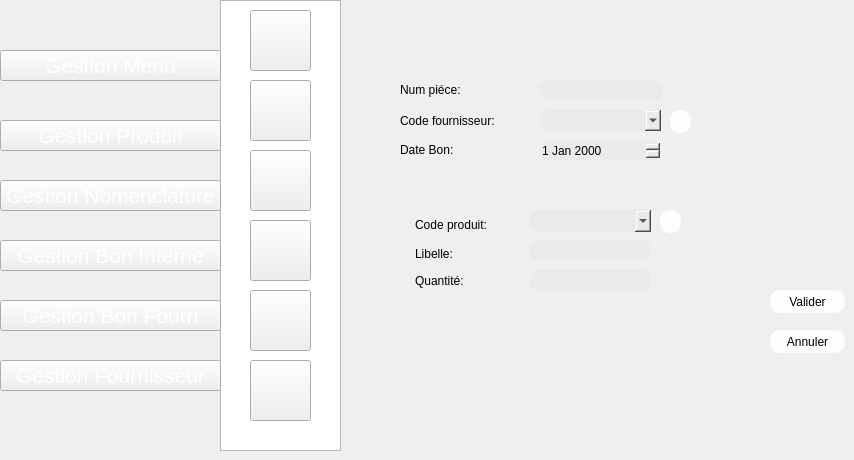
   <widget class="QWidget" name="page_43">
    <widget class="QPushButton" name="pushButton_507">
     <property name="geometry">
      <rect>
       <x>0</x>
       <y>50</y>
       <width>221</width>
       <height>31</height>
      </rect>
     </property>
     <property name="font">
      <font>
       <pointsize>16</pointsize>
       <weight>50</weight>
       <bold>false</bold>
      </font>
     </property>
     <property name="styleSheet">
      <string notr="true">color: rgb(255, 255, 255);

</string>
     </property>
     <property name="text">
      <string>Gestion Menu</string>
     </property>
    </widget>
    <widget class="QPushButton" name="pushButton_509">
     <property name="geometry">
      <rect>
       <x>0</x>
       <y>120</y>
       <width>221</width>
       <height>31</height>
      </rect>
     </property>
     <property name="font">
      <font>
       <pointsize>16</pointsize>
       <weight>50</weight>
       <bold>false</bold>
      </font>
     </property>
     <property name="styleSheet">
      <string notr="true">color: rgb(255, 255, 255);

</string>
     </property>
     <property name="text">
      <string>Gestion Produit</string>
     </property>
    </widget>
    <widget class="QPushButton" name="pushButton_510">
     <property name="geometry">
      <rect>
       <x>0</x>
       <y>180</y>
       <width>221</width>
       <height>31</height>
      </rect>
     </property>
     <property name="font">
      <font>
       <pointsize>16</pointsize>
       <weight>50</weight>
       <bold>false</bold>
      </font>
     </property>
     <property name="styleSheet">
      <string notr="true">color: rgb(255, 255, 255);

</string>
     </property>
     <property name="text">
      <string>Gestion Nomenclature</string>
     </property>
    </widget>
    <widget class="QPushButton" name="pushButton_511">
     <property name="geometry">
      <rect>
       <x>0</x>
       <y>360</y>
       <width>221</width>
       <height>31</height>
      </rect>
     </property>
     <property name="font">
      <font>
       <pointsize>16</pointsize>
       <weight>50</weight>
       <bold>false</bold>
      </font>
     </property>
     <property name="styleSheet">
      <string notr="true">color: rgb(255, 255, 255);

</string>
     </property>
     <property name="text">
      <string>Gestion Fournisseur</string>
     </property>
    </widget>
    <widget class="QPushButton" name="pushButton_512">
     <property name="geometry">
      <rect>
       <x>0</x>
       <y>240</y>
       <width>221</width>
       <height>31</height>
      </rect>
     </property>
     <property name="font">
      <font>
       <pointsize>16</pointsize>
       <weight>50</weight>
       <bold>false</bold>
      </font>
     </property>
     <property name="styleSheet">
      <string notr="true">color: rgb(255, 255, 255);

</string>
     </property>
     <property name="text">
      <string>Gestion Bon Interne</string>
     </property>
    </widget>
    <widget class="QPushButton" name="pushButton_513">
     <property name="geometry">
      <rect>
       <x>250</x>
       <y>150</y>
       <width>61</width>
       <height>61</height>
      </rect>
     </property>
     <property name="styleSheet">
      <string notr="true">image: url(:/new/prefix1/img/icon-afficher2.png);</string>
     </property>
     <property name="text">
      <string/>
     </property>
    </widget>
    <widget class="QPushButton" name="pushButton_514">
     <property name="geometry">
      <rect>
       <x>250</x>
       <y>10</y>
       <width>61</width>
       <height>61</height>
      </rect>
     </property>
     <property name="styleSheet">
      <string notr="true">image: url(:/new/prefix1/img/icon-ajout2.png);
background-image: url(:/new/prefix1/img/bg.png);</string>
     </property>
     <property name="text">
      <string/>
     </property>
    </widget>
    <widget class="QPushButton" name="pushButton_515">
     <property name="geometry">
      <rect>
       <x>250</x>
       <y>290</y>
       <width>61</width>
       <height>61</height>
      </rect>
     </property>
     <property name="styleSheet">
      <string notr="true">image: url(:/new/prefix1/img/aa.png);</string>
     </property>
     <property name="text">
      <string/>
     </property>
    </widget>
    <widget class="QPushButton" name="pushButton_516">
     <property name="geometry">
      <rect>
       <x>250</x>
       <y>220</y>
       <width>61</width>
       <height>61</height>
      </rect>
     </property>
     <property name="styleSheet">
      <string notr="true">image: url(:/new/prefix1/img/icon-supp2 (1).png);</string>
     </property>
     <property name="text">
      <string/>
     </property>
    </widget>
    <widget class="QListView" name="listView_38">
     <property name="geometry">
      <rect>
       <x>220</x>
       <y>0</y>
       <width>121</width>
       <height>451</height>
      </rect>
     </property>
     <property name="styleSheet">
      <string notr="true">background-image: url(:/new/prefix1/img/selected.png);</string>
     </property>
    </widget>
    <widget class="QPushButton" name="pushButton_517">
     <property name="geometry">
      <rect>
       <x>250</x>
       <y>80</y>
       <width>61</width>
       <height>61</height>
      </rect>
     </property>
     <property name="styleSheet">
      <string notr="true">image: url(:/new/prefix1/img/icon-modif2 (1).png);</string>
     </property>
     <property name="text">
      <string/>
     </property>
    </widget>
    <widget class="QPushButton" name="refprod_13">
     <property name="geometry">
      <rect>
       <x>670</x>
       <y>110</y>
       <width>21</width>
       <height>23</height>
      </rect>
     </property>
     <property name="styleSheet">
      <string notr="true">                                         border-radius: 10px;
background-color: rgb(253, 253, 253);
                                        
font: 9pt &quot;MS Reference Sans Serif&quot;;</string>
     </property>
     <property name="text">
      <string/>
     </property>
     <property name="icon">
      <iconset>
       <normaloff>../../1200px-Refresh_icon.svg.png</normaloff>../../1200px-Refresh_icon.svg.png</iconset>
     </property>
    </widget>
    <widget class="QDateEdit" name="dateEdit_9">
     <property name="geometry">
      <rect>
       <x>540</x>
       <y>140</y>
       <width>121</width>
       <height>21</height>
      </rect>
     </property>
     <property name="styleSheet">
      <string notr="true">                                         border-radius: 10px;
background-color: rgb(234, 234, 234);
font: 9pt &quot;MS Reference Sans Serif&quot;;</string>
     </property>
    </widget>
    <widget class="QLabel" name="label_185">
     <property name="geometry">
      <rect>
       <x>400</x>
       <y>110</y>
       <width>121</width>
       <height>21</height>
      </rect>
     </property>
     <property name="styleSheet">
      <string notr="true">                                     border-radius: 10px;
font: 9pt &quot;MS Reference Sans Serif&quot;;
</string>
     </property>
     <property name="text">
      <string>Code fournisseur:</string>
     </property>
    </widget>
    <widget class="QComboBox" name="comboBox_9">
     <property name="geometry">
      <rect>
       <x>540</x>
       <y>110</y>
       <width>121</width>
       <height>21</height>
      </rect>
     </property>
     <property name="styleSheet">
      <string notr="true">                                         border-radius: 10px;
background-color: rgb(234, 234, 234);
font: 9pt &quot;MS Reference Sans Serif&quot;;</string>
     </property>
    </widget>
    <widget class="QLineEdit" name="lineEdit_31">
     <property name="geometry">
      <rect>
       <x>540</x>
       <y>80</y>
       <width>123</width>
       <height>21</height>
      </rect>
     </property>
     <property name="styleSheet">
      <string notr="true">                                         border-radius: 10px;
background-color: rgb(234, 234, 234);
font: 9pt &quot;MS Reference Sans Serif&quot;;</string>
     </property>
    </widget>
    <widget class="QLabel" name="label_186">
     <property name="geometry">
      <rect>
       <x>400</x>
       <y>140</y>
       <width>121</width>
       <height>20</height>
      </rect>
     </property>
     <property name="styleSheet">
      <string notr="true">                                     border-radius: 10px;
font: 9pt &quot;MS Reference Sans Serif&quot;;
</string>
     </property>
     <property name="text">
      <string>Date Bon:</string>
     </property>
    </widget>
    <widget class="QLabel" name="label_187">
     <property name="geometry">
      <rect>
       <x>400</x>
       <y>79</y>
       <width>121</width>
       <height>21</height>
      </rect>
     </property>
     <property name="styleSheet">
      <string notr="true">                                     border-radius: 10px;
font: 9pt &quot;MS Reference Sans Serif&quot;;
</string>
     </property>
     <property name="text">
      <string>Num piéce:</string>
     </property>
    </widget>
    <widget class="QLabel" name="label_188">
     <property name="geometry">
      <rect>
       <x>415</x>
       <y>270</y>
       <width>101</width>
       <height>22</height>
      </rect>
     </property>
     <property name="styleSheet">
      <string notr="true">                                     border-radius: 10px;
font: 9pt &quot;MS Reference Sans Serif&quot;;
</string>
     </property>
     <property name="text">
      <string>Quantité:</string>
     </property>
    </widget>
    <widget class="QPushButton" name="pushButton_518">
     <property name="geometry">
      <rect>
       <x>770</x>
       <y>330</y>
       <width>75</width>
       <height>23</height>
      </rect>
     </property>
     <property name="styleSheet">
      <string notr="true">                                         border-radius: 10px;
background-color: rgb(253, 253, 253);
                                        
font: 9pt &quot;MS Reference Sans Serif&quot;;</string>
     </property>
     <property name="text">
      <string>Annuler</string>
     </property>
    </widget>
    <widget class="QPushButton" name="modifbonf">
     <property name="geometry">
      <rect>
       <x>770</x>
       <y>290</y>
       <width>75</width>
       <height>23</height>
      </rect>
     </property>
     <property name="styleSheet">
      <string notr="true">                                         border-radius: 10px;
background-color: rgb(253, 253, 253);
                                        
font: 9pt &quot;MS Reference Sans Serif&quot;;</string>
     </property>
     <property name="text">
      <string>Valider</string>
     </property>
    </widget>
    <widget class="QComboBox" name="comboBox_20">
     <property name="geometry">
      <rect>
       <x>530</x>
       <y>210</y>
       <width>121</width>
       <height>22</height>
      </rect>
     </property>
     <property name="styleSheet">
      <string notr="true">                                         border-radius: 10px;
background-color: rgb(234, 234, 234);
font: 9pt &quot;MS Reference Sans Serif&quot;;</string>
     </property>
    </widget>
    <widget class="QLineEdit" name="lineEdit_23">
     <property name="geometry">
      <rect>
       <x>530</x>
       <y>270</y>
       <width>121</width>
       <height>21</height>
      </rect>
     </property>
     <property name="styleSheet">
      <string notr="true">                                         border-radius: 10px;
background-color: rgb(234, 234, 234);
font: 9pt &quot;MS Reference Sans Serif&quot;;</string>
     </property>
    </widget>
    <widget class="QLabel" name="label_189">
     <property name="geometry">
      <rect>
       <x>415</x>
       <y>211</y>
       <width>101</width>
       <height>27</height>
      </rect>
     </property>
     <property name="styleSheet">
      <string notr="true">                                     border-radius: 10px;
font: 9pt &quot;MS Reference Sans Serif&quot;;
</string>
     </property>
     <property name="text">
      <string>Code produit:</string>
     </property>
    </widget>
    <widget class="QLabel" name="label_190">
     <property name="geometry">
      <rect>
       <x>415</x>
       <y>243</y>
       <width>101</width>
       <height>22</height>
      </rect>
     </property>
     <property name="styleSheet">
      <string notr="true">                                     border-radius: 10px;
font: 9pt &quot;MS Reference Sans Serif&quot;;
</string>
     </property>
     <property name="text">
      <string>Libelle:</string>
     </property>
    </widget>
    <widget class="QLineEdit" name="lineEdit_22">
     <property name="geometry">
      <rect>
       <x>530</x>
       <y>240</y>
       <width>121</width>
       <height>21</height>
      </rect>
     </property>
     <property name="styleSheet">
      <string notr="true">                                         border-radius: 10px;
background-color: rgb(234, 234, 234);
font: 9pt &quot;MS Reference Sans Serif&quot;;</string>
     </property>
    </widget>
    <widget class="QPushButton" name="refprod_7">
     <property name="geometry">
      <rect>
       <x>660</x>
       <y>210</y>
       <width>21</width>
       <height>23</height>
      </rect>
     </property>
     <property name="styleSheet">
      <string notr="true">                                         border-radius: 10px;
background-color: rgb(253, 253, 253);
                                        
font: 9pt &quot;MS Reference Sans Serif&quot;;</string>
     </property>
     <property name="text">
      <string/>
     </property>
     <property name="icon">
      <iconset>
       <normaloff>../../1200px-Refresh_icon.svg.png</normaloff>../../1200px-Refresh_icon.svg.png</iconset>
     </property>
    </widget>
    <widget class="QPushButton" name="pushButton_530">
     <property name="geometry">
      <rect>
       <x>0</x>
       <y>300</y>
       <width>221</width>
       <height>31</height>
      </rect>
     </property>
     <property name="font">
      <font>
       <pointsize>16</pointsize>
       <weight>50</weight>
       <bold>false</bold>
      </font>
     </property>
     <property name="styleSheet">
      <string notr="true">color: rgb(255, 255, 255);

</string>
     </property>
     <property name="text">
      <string>Gestion Bon Fourn</string>
     </property>
    </widget>
    <widget class="QPushButton" name="pushButton_271">
     <property name="geometry">
      <rect>
       <x>250</x>
       <y>360</y>
       <width>61</width>
       <height>61</height>
      </rect>
     </property>
     <property name="styleSheet">
      <string notr="true">image: url(:/new/prefix1/img/icon-supp2 (1).png);
image: url(:/new/prefix1/img/facture.png);</string>
     </property>
     <property name="text">
      <string/>
     </property>
    </widget>
    <zorder>listView_38</zorder>
    <zorder>pushButton_515</zorder>
    <zorder>pushButton_513</zorder>
    <zorder>pushButton_517</zorder>
    <zorder>pushButton_516</zorder>
    <zorder>pushButton_514</zorder>
    <zorder>pushButton_507</zorder>
    <zorder>pushButton_509</zorder>
    <zorder>pushButton_510</zorder>
    <zorder>pushButton_511</zorder>
    <zorder>pushButton_512</zorder>
    <zorder>refprod_13</zorder>
    <zorder>dateEdit_9</zorder>
    <zorder>label_185</zorder>
    <zorder>comboBox_9</zorder>
    <zorder>lineEdit_31</zorder>
    <zorder>label_186</zorder>
    <zorder>label_187</zorder>
    <zorder>label_188</zorder>
    <zorder>pushButton_518</zorder>
    <zorder>modifbonf</zorder>
    <zorder>comboBox_20</zorder>
    <zorder>lineEdit_23</zorder>
    <zorder>label_189</zorder>
    <zorder>label_190</zorder>
    <zorder>lineEdit_22</zorder>
    <zorder>refprod_7</zorder>
    <zorder>pushButton_530</zorder>
    <zorder>pushButton_271</zorder>
   </widget>
